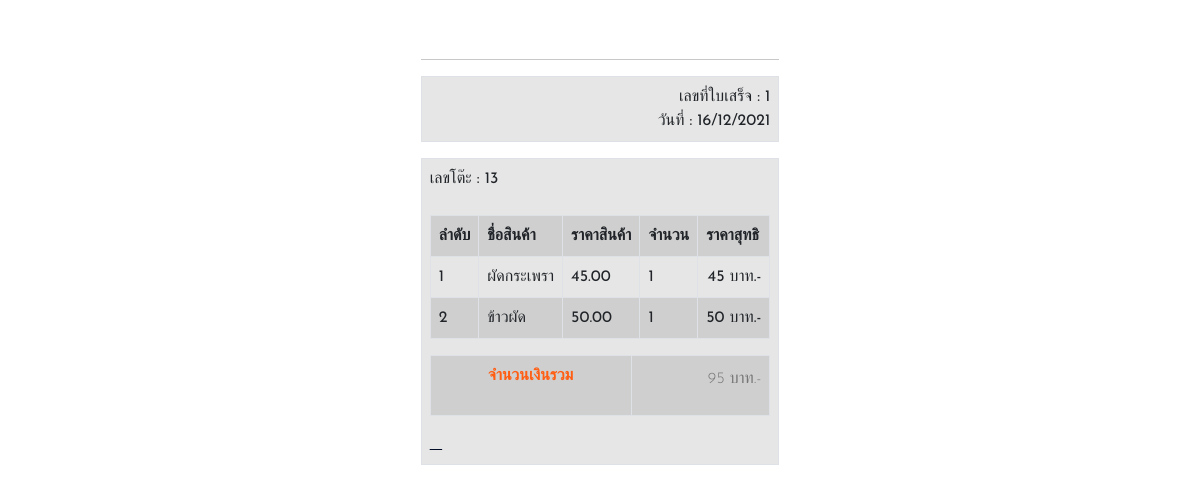
Page /dbadmin/dashboard/view/orderbill?order_id=1 (signed in) on the committed database.
### tables this page shows
CREATE TABLE `order_details` (
  `id` int(11) NOT NULL,
  `order_detail_quantity` tinyint(4) NOT NULL,
  `order_detail_price` decimal(10,2) NOT NULL,
  `product_id` int(11) NOT NULL,
  `order_id` int(11) NOT NULL,
  `status_process_id` int(2) NOT NULL
);

CREATE TABLE `orders` (
  `id` int(11) NOT NULL,
  `order_date` datetime NOT NULL,
  `cust_id` varchar(100) NOT NULL,
  `status_id` int(2) NOT NULL,
  `report_id` varchar(25) NOT NULL
);

CREATE TABLE `products` (
  `id` int(11) NOT NULL,
  `product_code` varchar(60) NOT NULL,
  `product_name` varchar(60) NOT NULL,
  `product_desc` tinytext NOT NULL,
  `product_img_name` varchar(60) NOT NULL,
  `product_price` decimal(10,2) NOT NULL,
  `qty` int(255) NOT NULL,
  `catId` varchar(25) NOT NULL,
  `dateadd` timestamp NOT NULL DEFAULT current_timestamp() ON UPDATE current_timestamp(),
  `status_id` int(2) NOT NULL
);

### config/functions.php (called while the page is built, shortened)
<?php
    class DB_con {
        function __construct() {
            $conn = mysqli_connect(DB_SERVER, DB_USER, DB_PASS, DB_NAME);
            $this->dbcon = $conn;
        }
        public function fetchorder_detail($order_id) {
            $result = mysqli_query($this->dbcon, "SELECT cust_id,product_name,order_detail_price,order_detail_quantity ,order_id   FROM order_details,products,orders,status_cash
            WHERE  status_cash.status_id=orders.status_id and order_details.order_id=orders.id and products.id=order_details.product_id and order_id = '$order_id'");
            return $result;
        }
}
?>

### dbadmin/dashboard/view/orderbill.php (the view, shortened to what this page needs)
<?php
    include_once('../../../config/functions.php');
    $order_id = $_GET['order_id'];
      $updateuser = new DB_con();
      $sql = $updateuser->fetchorder_detail($order_id);
      $row = mysqli_fetch_array($sql);
    $role = $_SESSION['role_id'];
    if ($role!=1) {
      echo "<script>window.location.href='/therestaurant/index'</script>";
    } else {
?>
<!DOCTYPE html>
<html lang="en">
<head>
  <link href="assets/vendor/bootstrap/css/bootstrap.min.css" rel="stylesheet">
  <link href="assets/vendor/icofont/icofont.min.css" rel="stylesheet">
  <link href="assets/vendor/boxicons/css/boxicons.min.css" rel="stylesheet">
  <link href="assets/vendor/venobox/venobox.css" rel="stylesheet">
  <link href="assets/vendor/owl.carousel/assets/owl.carousel.min.css" rel="stylesheet">
  <link href="assets/vendor/aos/aos.css" rel="stylesheet">
  <link rel="stylesheet" href="https://stackpath.bootstrapcdn.com/bootstrap/5.0.0-alpha1/css/bootstrap.min.css">
  <link href="assets/css/style.css" rel="stylesheet">
</head>
<body>
  <section  class="d-flex flex-column justify-content-center align-items-center">
  <div class="hero-container" data-aos="fade-in">
  <div class="container">
 <h1><img src="assets/img/head.png" class="img-fluid" alt=""></h1>
 <hr>
 <table class="table table-striped table-bordered">
 <td style="text-align:right">
 เลขที่ใบเสร็จ : <?php echo $row['order_id']; ?><br>
 วันที่ : <?php echo date("d/m/Y"); ?><br></td></table>
 <table class="table table-striped table-bordered">
 <td>
 เลขโต๊ะ : <?php echo $row['cust_id']; ?><br>
<table class="table table-striped table-bordered">
<tr><br>
<th>ลำดับ</th>
<th>ชื่อสินค้า</th>
<th>ราคาสินค้า</th>
<th>จำนวน</th>
<th>ราคาสุทธิ</th>
    </tr>
    <?php
        $i = 0;
      $total=0;
      $order_id = $_GET['order_id'];
      $updateuser = new DB_con();
      $sql = $updateuser->fetchorder_detail($order_id);
      while($row = mysqli_fetch_array($sql)) {$i++;
      $sumqty= $row['order_detail_quantity']*$row['order_detail_price'];
      $total+= $sumqty; ?>
<tr class = "  ">
<td><?=$i;?></td>
<td><?php echo $row['product_name']; ?></td>
<td><?php echo $row['order_detail_price']; ?></td>
<td><?php echo $row['order_detail_quantity']; ?></td>
      <td align = 'right'><?php echo number_format( $sumqty)." บาท.-"; ?></td>
      <?php } ?></tr></table>
    <table class="table table-striped table-bordered">
    <tr class = ""><td colspan="3" align = 'right'><b><center>จำนวนเงินรวม</center></b></td>
               <td><p align = "right"><?php echo number_format( $total).' บาท.-'; ?></p></td>
    </tr>
    </table>
</div>
</body>
  <a href="#" class="back-to-top"><i class="icofont-simple-up"></i></a>
</body>
<?php }?>
</html>

### rows in the picture
order_details: order "1", product.product_name "ผัดกระเพรา", order_detail_price "45.00", order_detail_quantity "1", sumqty "45"
orders: cust "13"
order_details: product.product_name "ข้าวผัด", order_detail_price "50.00", order_detail_quantity "1", sumqty "50"

### other values in the picture
$total "95"
